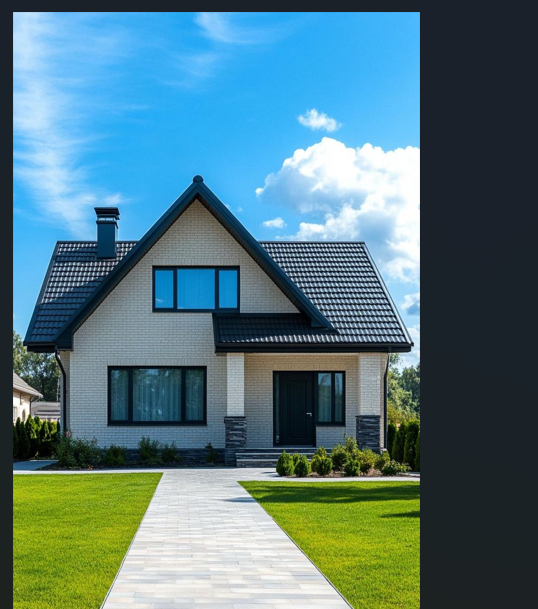
#> input picture original.png, 538 x 609 px
$ python -i cartoonize.py   (imports and definitions only)
#> lines starting #> are read from the running program, lines starting #| are printed output that depends on the picture; after the words box and inside, x2 and y2 are one past the last pixel; in counts of white or black regions, pixels touching at a corner belong together
import cv2
import numpy as np
from scipy import stats
from collections import defaultdict

def update_c(C, hist):
    while True:
        groups = defaultdict(list)
        for i in range(len(hist)):
            if hist[i] == 0:
                continue
            d = np.abs(C - i)
            index = np.argmin(d)
            groups[index].append(i)
        new_C = np.array(C)
        for i, indice in groups.items():
            if np.sum(hist[indice]) == 0:
                continue
            new_C[i] = int(np.sum(indice * hist[indice]) / np.sum(hist[indice]))
        if np.sum(new_C - C) == 0:
            break
        C = new_C
    return C, groups

def K_histogram(hist):
    alpha = 0.001
    N = 80
    C = np.array([128])
    while True:
        C, groups = update_c(C, hist)
        new_C = set()
        for i, indice in groups.items():
            if len(indice) < N:
                new_C.add(C[i])
                continue
            z, pval = stats.normaltest(hist[indice])
            if pval < alpha:
                left = 0 if i == 0 else C[i - 1]
                right = len(hist) - 1 if i == len(C) - 1 else C[i + 1]
                delta = right - left
                if delta >= 3:
                    c1 = (C[i] + left) / 2
                    c2 = (C[i] + right) / 2
                    new_C.add(c1)
                    new_C.add(c2)
                else:
                    new_C.add(C[i])
            else:
                new_C.add(C[i])
        if len(new_C) == len(C):
            break
        else:
            C = np.array(sorted(new_C))
    return C

def caart(img):
    kernel = np.ones((2, 2), np.uint8)
    output = np.array(img)
    x, y, c = output.shape
#> x = 609; y = 538; c = 3
    for i in range(c):
        output[:, :, i] = cv2.bilateralFilter(output[:, :, i], 5, 150, 150)
    edge = cv2.Canny(output, 100, 200)
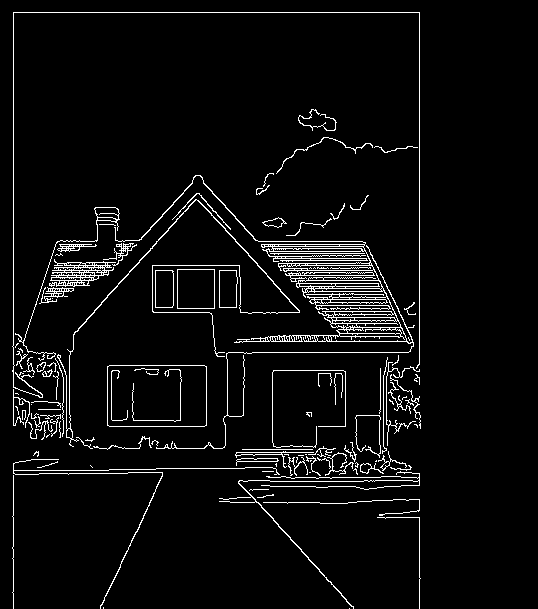
#> edge: shape (609, 538); 4.7% white in thin lines or dots, all inside (x1, y1, x2, y2) = (12, 12, 421, 609)
    output = cv2.cvtColor(output, cv2.COLOR_RGB2HSV)
#> output: shape (609, 538, 3); mean H, S, V 88.3, 117, 140.5
    hists = []
    hist, _ = np.histogram(output[:, :, 0], bins=np.arange(181))
#> hist = 180 values, max 56476 at index 101, min 0 at index 1, mean 1820.2
    hists.append(hist)
    hist, _ = np.histogram(output[:, :, 1], bins=np.arange(257))
#> hist = 256 values, max 28104 at index 97, min 0 at index 253, mean 1279.9
    hists.append(hist)
    hist, _ = np.histogram(output[:, :, 2], bins=np.arange(257))
#> hist = 256 values, max 28029 at index 42, min 1 at index 0, mean 1279.9
    hists.append(hist)
    C = []
    for h in hists:
        C.append(K_histogram(h))
#> this loop made 3 passes
#> after the loop, C = [[32, 70, 102], [22, 87, 156, 209], [40, 101, 155, 242]]
    output = output.reshape((-1, c))
    for i in range(c):
        channel = output[:, i]
        index = np.argmin(np.abs(channel[:, np.newaxis] - C[i]), axis=1)
        output[:, i] = C[i][index]
    output = output.reshape((x, y, c))
#> output: shape (609, 538, 3); mean H, S, V 88.2, 116.4, 140.2
    output = cv2.cvtColor(output, cv2.COLOR_HSV2RGB)
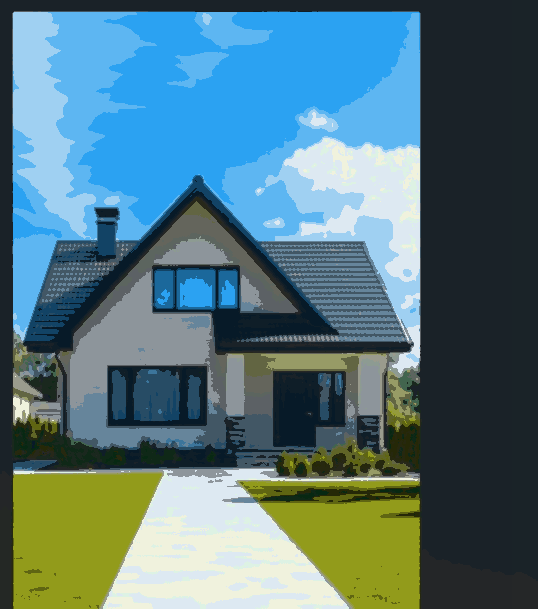
#> output: shape (609, 538, 3); mean R, G, B 84.2, 118.2, 125.9
    contours, _ = cv2.findContours(edge, cv2.RETR_EXTERNAL, cv2.CHAIN_APPROX_NONE)
#> contours = 111 contours, 80 with area under 20; largest, box (x1, y1, x2, y2) and area: (107, 365, 207, 427) 6033, (114, 175, 415, 449) 5021, (177, 269, 215, 309) 1443, (49, 259, 116, 287) 958, (155, 270, 174, 308) 663
    cv2.drawContours(output, contours, -1, 0, thickness=1)
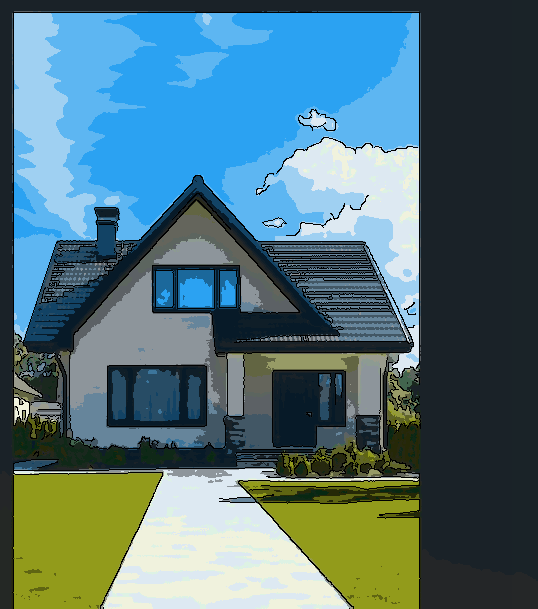
#> output: shape (609, 538, 3); 4.06% of pixels changed, all inside (x1, y1, x2, y2) = (12, 12, 421, 609)
    for i in range(3):
        output[:, :, i] = cv2.erode(output[:, :, i], kernel, iterations=1)
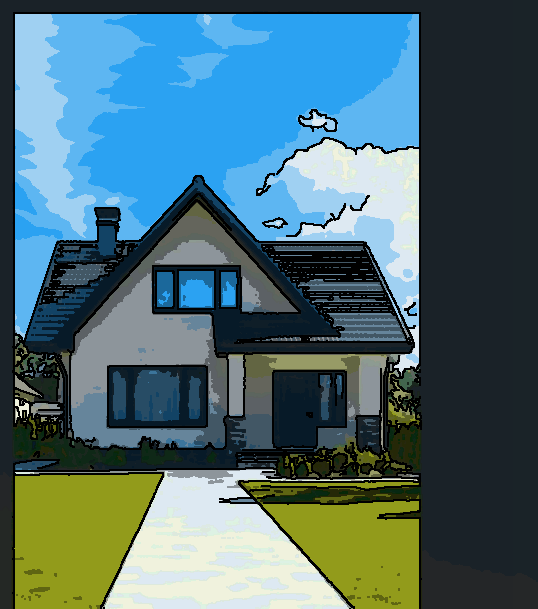
#> output: shape (609, 538, 3); 12.05% of pixels changed, all inside (x1, y1, x2, y2) = (0, 0, 538, 609)
    return output

>>> import cv2
>>> picture = cv2.cvtColor(cv2.imread('original.png'), cv2.COLOR_BGR2RGB)
>>> result = caart(picture)

$ run again, on cartoonized.png
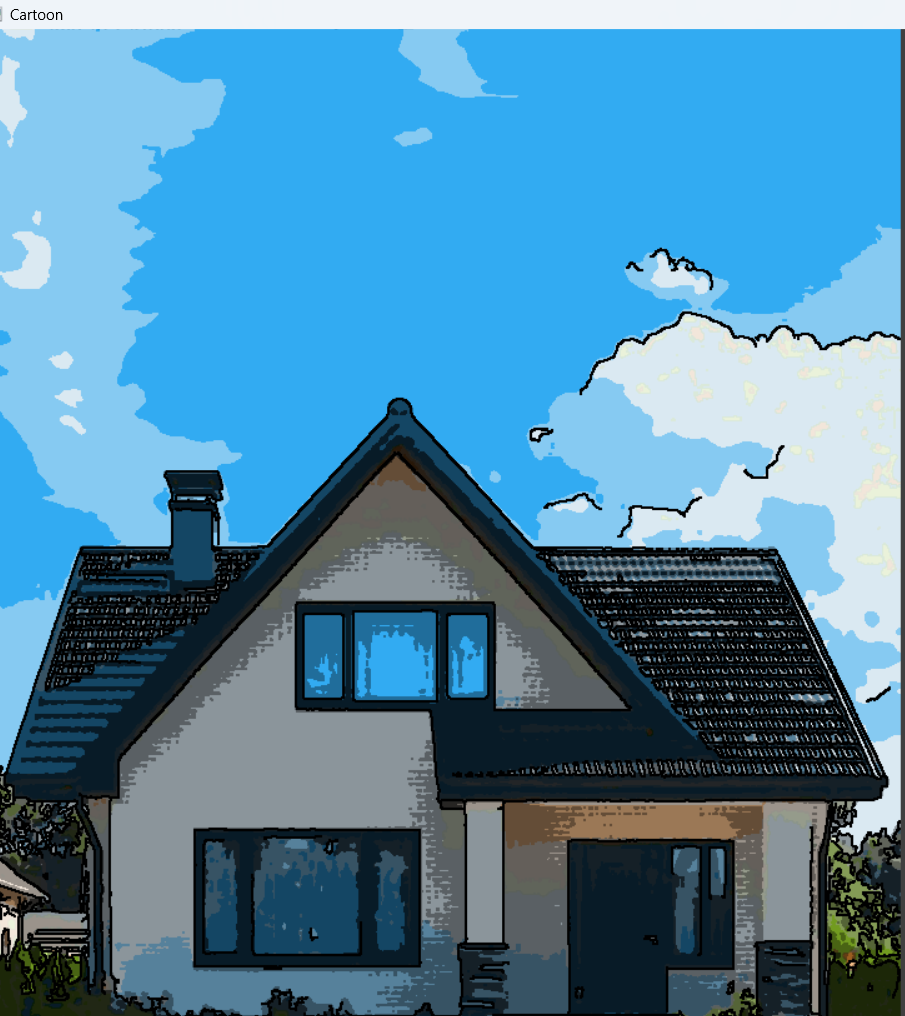
#> input picture cartoonized.png, 905 x 1016 px
#> in caart, `edge = cv2.Canny(output, 100, 200)`:
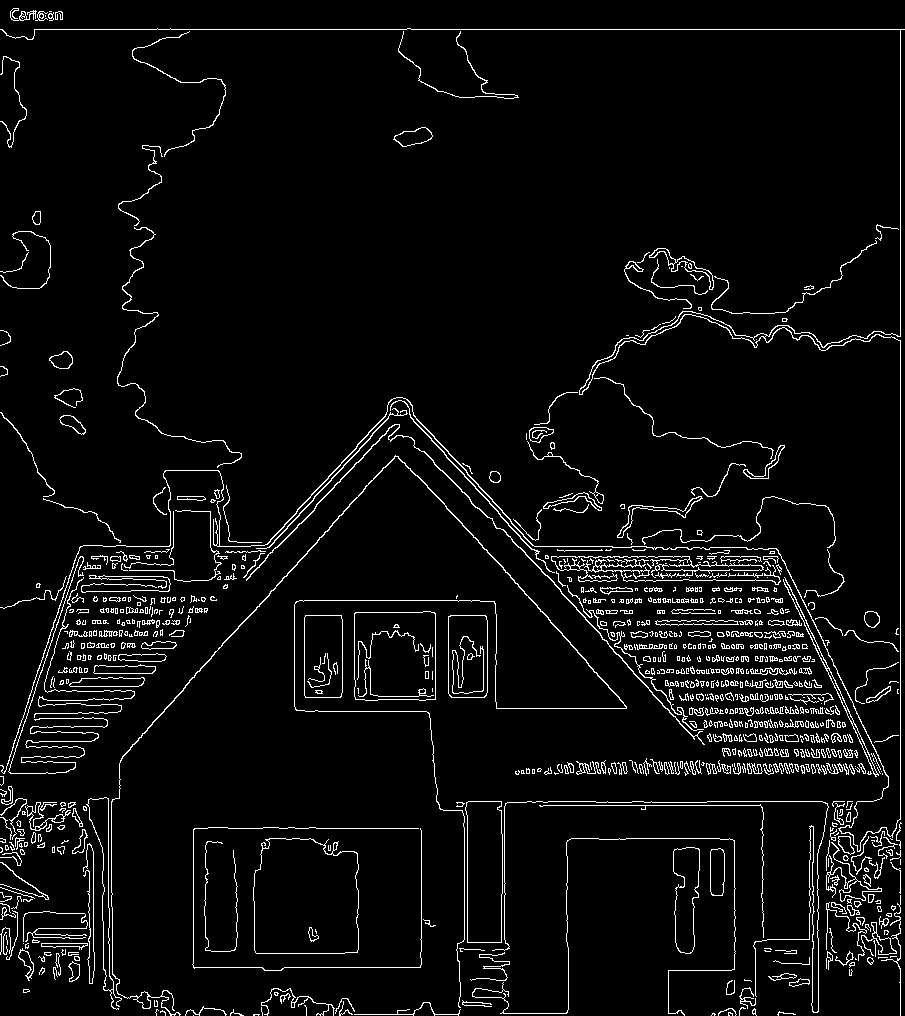
#> edge: shape (1016, 905); 4.8% white in thin lines or dots
#> in caart, `hist, _ = np.histogram(output[:, :, 0], bins=np.arange(181))`: hist = 180 values, max 607417 at index 101, min 0 at index 1, mean 5108.2
#> in caart, `hist, _ = np.histogram(output[:, :, 1], bins=np.arange(257))`: hist = 256 values, max 278988 at index 202, min 0 at index 1, mean 3591.7
#> in caart, `hist, _ = np.histogram(output[:, :, 2], bins=np.arange(257))`: hist = 256 values, max 443553 at index 242, min 0 at index 250, mean 3591.7
#> the loop in caart, `for h in hists:` made 3 passes
#> after the loop in caart, `for h in hists:`: C = [[29, 101], [23, 73, 116, 201], [32, 95, 152, 241]]
#> contours = 753 contours, 576 with area under 20; largest, box (x1, y1, x2, y2) and area: (253, 838, 359, 954) 11072, (354, 611, 436, 701) 7064, (465, 801, 503, 943) 4859, (448, 615, 488, 698) 3180, (304, 615, 343, 698) 3104
#> after the loop in caart, `for i in range(3):`:
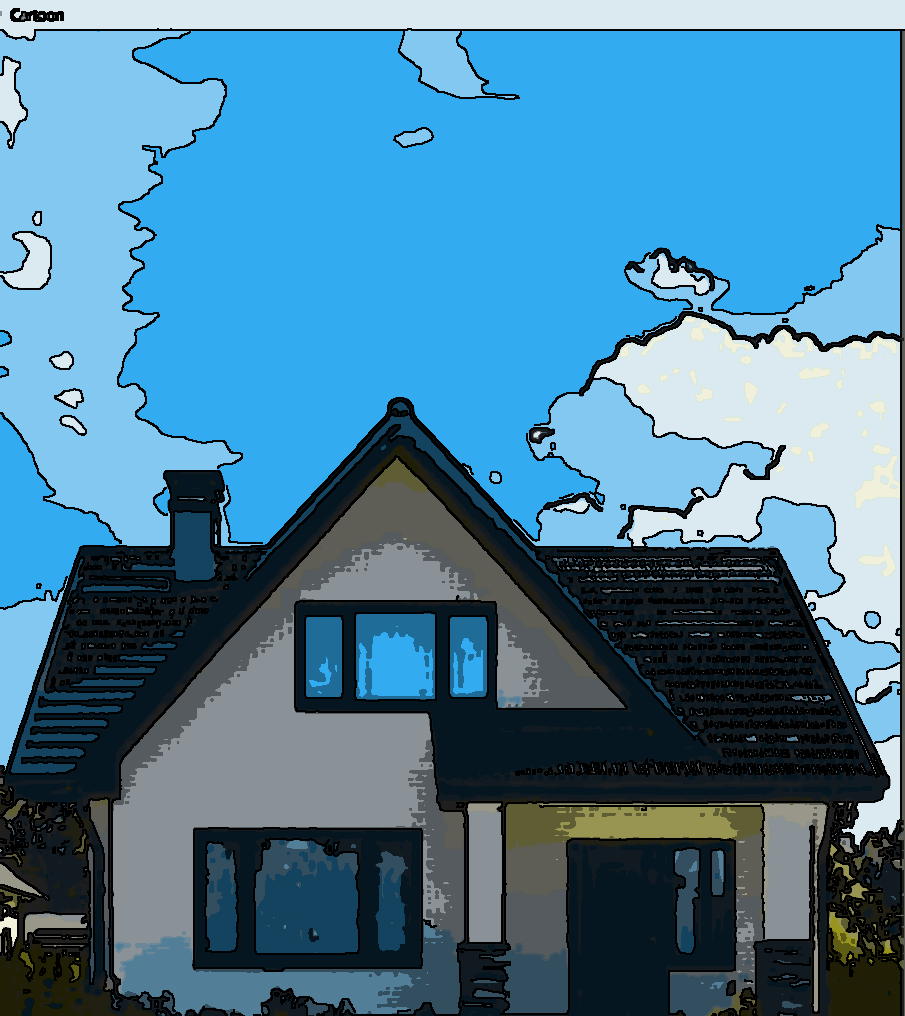
#> output: shape (1016, 905, 3); mean R, G, B 73.7, 125.9, 155.2
